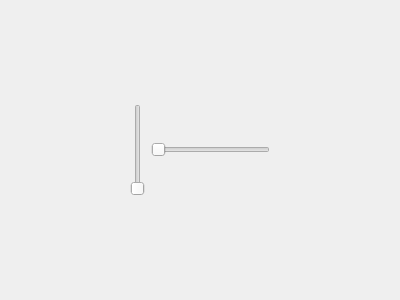
<?xml version="1.0" encoding="UTF-8"?>
<ui version="4.0">
 <class>Dialog</class>
 <widget class="QDialog" name="Dialog">
  <property name="geometry">
   <rect>
    <x>0</x>
    <y>0</y>
    <width>400</width>
    <height>300</height>
   </rect>
  </property>
  <property name="windowTitle">
   <string>Dialog</string>
  </property>
  <layout class="QVBoxLayout" name="verticalLayout">
   <item>
    <spacer name="verticalSpacer">
     <property name="orientation">
      <enum>Qt::Vertical</enum>
     </property>
     <property name="sizeHint" stdset="0">
      <size>
       <width>20</width>
       <height>87</height>
      </size>
     </property>
    </spacer>
   </item>
   <item>
    <layout class="QHBoxLayout" name="horizontalLayout">
     <item>
      <spacer name="horizontalSpacer">
       <property name="orientation">
        <enum>Qt::Horizontal</enum>
       </property>
       <property name="sizeHint" stdset="0">
        <size>
         <width>40</width>
         <height>20</height>
        </size>
       </property>
      </spacer>
     </item>
     <item>
      <widget class="QSlider" name="verticalSlider">
       <property name="orientation">
        <enum>Qt::Vertical</enum>
       </property>
      </widget>
     </item>
     <item>
      <widget class="QSlider" name="horizontalSlider">
       <property name="orientation">
        <enum>Qt::Horizontal</enum>
       </property>
      </widget>
     </item>
     <item>
      <spacer name="horizontalSpacer_2">
       <property name="orientation">
        <enum>Qt::Horizontal</enum>
       </property>
       <property name="sizeHint" stdset="0">
        <size>
         <width>40</width>
         <height>20</height>
        </size>
       </property>
      </spacer>
     </item>
    </layout>
   </item>
   <item>
    <spacer name="verticalSpacer_2">
     <property name="orientation">
      <enum>Qt::Vertical</enum>
     </property>
     <property name="sizeHint" stdset="0">
      <size>
       <width>20</width>
       <height>87</height>
      </size>
     </property>
    </spacer>
   </item>
  </layout>
 </widget>
 <layoutdefault spacing="6" margin="11"/>
 <resources/>
 <connections>
  <connection>
   <sender>horizontalSlider</sender>
   <signal>valueChanged(int)</signal>
   <receiver>verticalSlider</receiver>
   <slot>setValue(int)</slot>
   <hints>
    <hint type="sourcelabel">
     <x>210</x>
     <y>149</y>
    </hint>
    <hint type="destinationlabel">
     <x>139</x>
     <y>149</y>
    </hint>
   </hints>
  </connection>
  <connection>
   <sender>verticalSlider</sender>
   <signal>valueChanged(int)</signal>
   <receiver>horizontalSlider</receiver>
   <slot>setValue(int)</slot>
   <hints>
    <hint type="sourcelabel">
     <x>139</x>
     <y>149</y>
    </hint>
    <hint type="destinationlabel">
     <x>210</x>
     <y>149</y>
    </hint>
   </hints>
  </connection>
 </connections>
</ui>
